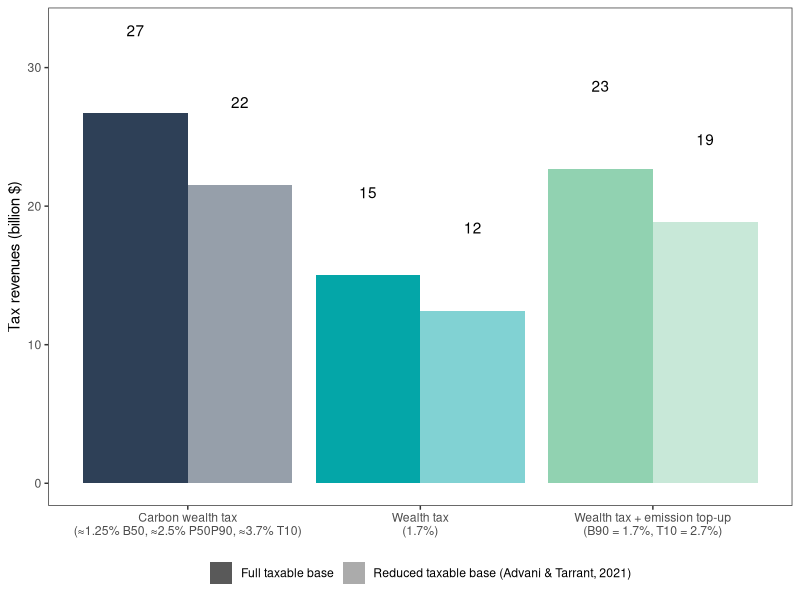
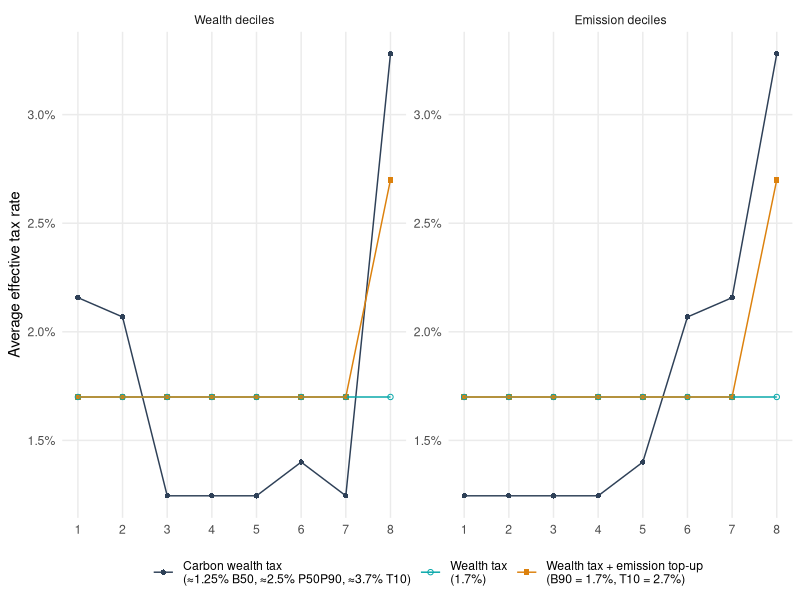

These charts were generated, in order, by the following R code:
library(tidyverse)
library(magrittr)
library(readxl)

data <- read_csv("data/example_data.csv", 
                 col_types = cols(ICB_Subsector_code = col_character()))

#remove billionaires with insufficient information
data %<>% 
  filter(!(name%in%c(
    "Sukanto Tanoto", 
    "Theo Albrecht Jr", 
    "Ray Dalio",
    "Tilman Fertitta",
    "Charles Butt & family",
    "George Kaiser",
    "Renata Kellnerova",
    "Robert Smith",
    "John Grayken",
    "Eric Smidt",
    "Tatyana Kim",
    "Daniel Kretinsky",
    "Frederik Paulsen",
    "Odd Reitan",
    "David Green")
  ))

data %>% 
  group_by(name) %>% 
  summarise(
    wealth = sum(value[asset_type!="misc"]) - sum(value[asset_type=="misc"]),
    tot_emission_baseline = sum(`tCO2e_billionaire_baseline`),
    nationality_ISO3 = nationality_single_res[1],
    multiple_nationality_ISO3 = multiple_nationality_ISO3[1],
    gender = gender[1]
  ) %>% 
  ungroup() -> data_billionaire

data_billionaire %<>% 
  mutate(
    wealth = wealth/1000000000, #bln$
    tot_emission_baseline=tot_emission_baseline/1000 #ktCO2e
  ) %>% 
  mutate(
    emission_intensity = tot_emission_baseline/wealth #ktCO2e/Bln$
  )

#### Taxation ####

data_billionaire_for_taxation <- data_billionaire %>% 
  mutate(
    wealth = wealth*1000000000,
    tot_emission_baseline = tot_emission_baseline*1000
  )

vec_scagl_b <- quantile(data_billionaire_for_taxation$tot_emission_baseline,seq(0.1,0.9, by=0.1))

vec_aliquota_high_progressive_b <- c(0.01,0.02,0.03)*1.245
vec_aliquota_flat_b <- 0.017 

data_billionaire_for_taxation %>%
  mutate(
    scaglione_baseline = case_when(
      tot_emission_baseline >= 0 & tot_emission_baseline <= vec_scagl_b[5] ~ 1,
      tot_emission_baseline > vec_scagl_b[5] & tot_emission_baseline <= vec_scagl_b[9] ~ 2,
      TRUE ~ 3
    ),
    scaglione_topup = case_when(
      tot_emission_baseline < vec_scagl_b[9] ~ 1,
      TRUE ~ 2
    )
  ) %>%
  mutate(
    tax_revenue_baseline = case_when(
      scaglione_baseline==1 ~ wealth*vec_aliquota_high_progressive_b[1],
      scaglione_baseline==2 ~ ((tot_emission_baseline - vec_scagl_b[5])/tot_emission_baseline)*wealth*vec_aliquota_high_progressive_b[2] +(1 - ((tot_emission_baseline - vec_scagl_b[5])/tot_emission_baseline))*wealth*vec_aliquota_high_progressive_b[1],
      TRUE ~ ((tot_emission_baseline - vec_scagl_b[9])/tot_emission_baseline)*wealth*vec_aliquota_high_progressive_b[3] + ((vec_scagl_b[9] - vec_scagl_b[5])/tot_emission_baseline)*wealth*vec_aliquota_high_progressive_b[2]  + (vec_scagl_b[5]/tot_emission_baseline)*wealth*vec_aliquota_high_progressive_b[1]
    ),
    tax_revenue_flat = wealth*vec_aliquota_flat_b,
    tax_revenue_cr = case_when(
      scaglione_topup==1 ~ wealth*vec_aliquota_flat_b,
      TRUE ~ wealth*(vec_aliquota_flat_b+0.01)
    )
  ) %>%
  mutate(
    reduced_emissions = tot_emission_baseline*0.83,
    reduced_wealth = ifelse(tot_emission_baseline>0, wealth*0.83, wealth)
  ) %>% 
  mutate(
    scaglione_baseline_el = case_when(
      reduced_emissions >= 0 & reduced_emissions <= vec_scagl_b[5] ~ 1,
      reduced_emissions > vec_scagl_b[5] & reduced_emissions <= vec_scagl_b[9] ~ 2,
      TRUE ~ 3
    ),
    scaglione_topup_el = case_when(
      reduced_emissions < vec_scagl_b[9] ~ 1,
      TRUE ~ 2
    )
  ) %>% 
  mutate(
    tax_revenue_baseline_el = case_when(
      scaglione_baseline_el==1 ~ reduced_wealth*vec_aliquota_high_progressive_b[1],
      scaglione_baseline_el==2 ~ ((reduced_emissions - vec_scagl_b[5])/reduced_emissions)*reduced_wealth*vec_aliquota_high_progressive_b[2] +(1 - ((reduced_emissions - vec_scagl_b[5])/reduced_emissions))*reduced_wealth*vec_aliquota_high_progressive_b[1],
      TRUE ~ ((reduced_emissions - vec_scagl_b[9])/reduced_emissions)*reduced_wealth*vec_aliquota_high_progressive_b[3] + ((vec_scagl_b[9] - vec_scagl_b[5])/reduced_emissions)*reduced_wealth*vec_aliquota_high_progressive_b[2]  + (vec_scagl_b[5]/reduced_emissions)*reduced_wealth*vec_aliquota_high_progressive_b[1]
    ),
    tax_revenue_flat_el = reduced_wealth*vec_aliquota_flat_b,
    tax_revenue_cr_el = case_when(
      scaglione_topup_el==1 ~ reduced_wealth*vec_aliquota_flat_b,
      TRUE ~ reduced_wealth*(vec_aliquota_flat_b+0.01)
    )
  ) -> data_tax_revenues_billionaires

data_tax_revenues_billionaires %>% 
  select(name, wealth, starts_with("tax")) %>% 
  pivot_longer(cols = starts_with("tax"), 
               names_to = "variable",
               values_to = "revenue") %>% 
  mutate(
    scheme = case_when(
      str_detect(variable, "baseline") ~ "baseline",
      str_detect(variable, "flat") ~ "flat",
      str_detect(variable, "cr") ~ "cr",
      TRUE ~ NA_character_
    ),
    suffix = case_when(
      str_detect(variable, "_el$") ~ "reshuffling",
      TRUE ~ "base"
    )
  ) -> revenues_billionaires_long

revenues_billionaires_long %<>% 
  mutate(
    effective_tax_rate = revenue/wealth
  )

revenues_billionaires_long %>% 
  group_by(scheme, suffix) %>% 
  summarise(mean(effective_tax_rate))

revenues_billionaires_long %>% 
  group_by(scheme, suffix) %>% 
  summarise(
    revenue = sum(revenue)/1000000000
  ) %>% 
  ungroup() %>% 
  mutate(
    scheme = factor(scheme,
                    levels = c("baseline", "flat", "cr"),
                    labels = c("Carbon wealth tax\n(≈1.25% B50, ≈2.5% P50P90, ≈3.7% T10)", "Wealth tax\n(1.7%)", "Wealth tax + emission top-up\n(B90 = 1.7%, T10 = 2.7%)")),
    suffix = factor(suffix,
                    levels = c("base", "reshuffling"),
                    labels = c("Full taxable base", "Reduced taxable base (Advani & Tarrant, 2021)"))
  ) %>% 
  ggplot() + 
  geom_bar(aes(x=scheme, y=revenue, fill=scheme, alpha=suffix), stat = "identity", position = "dodge") + 
  geom_text(aes(x=scheme, y=revenue+6, group=suffix, label = round(revenue,0)),position = position_dodge(width = 0.9)) + 
  ylab("Tax revenues (billion $)") + 
  scale_fill_manual(values=c("Carbon wealth tax\n(≈1.25% B50, ≈2.5% P50P90, ≈3.7% T10)"="#2e4057", "Wealth tax\n(1.7%)"="#04a6a8", "Wealth tax + emission top-up\n(B90 = 1.7%, T10 = 2.7%)"="#91d2b1")) +
  scale_alpha_manual(values=c("Full taxable base"=1, "Reduced taxable base (Advani & Tarrant, 2021)"= 0.5)) +
  guides(  fill  = "none",
           alpha = guide_legend(order = 2, nrow = 1)) +
  theme_bw() + 
  theme(
    axis.title.x = element_blank(),
    panel.grid = element_blank(),
    legend.position = "bottom",
    legend.box     = "vertical", 
    legend.title = element_blank()
  )  -> g_tax_three

ggsave("charts/fig4_zucman_topup.pdf", g_tax_three, width=8, height = 4.2, device = cairo_pdf)

left_join(
  revenues_billionaires_long %>% 
    filter(suffix=="base") %>% 
    group_by(variable) %>%  
    mutate(decile = ntile(wealth, 10)) %>% 
    ungroup() %>%
    group_by(scheme, decile) %>% 
    summarise(
      effective_tax_rate_wealth = mean(effective_tax_rate)
    ) %>% 
    ungroup,
  revenues_billionaires_long %>% 
    filter(suffix=="base") %>% 
    left_join(
      .,
      data_tax_revenues_billionaires %>% select(name, tot_emission_baseline),
      by="name"
    ) %>% 
    group_by(variable) %>%  
    mutate(decile = ntile(tot_emission_baseline, 10)) %>% 
    ungroup() %>%
    group_by(scheme, decile) %>% 
    summarise(
      effective_tax_rate_emissions = mean(effective_tax_rate)
    ) %>% 
    ungroup,
  by=c("scheme", "decile")
) %>% 
  pivot_longer(-c(scheme, decile)) %>% 
  mutate(
    scheme = factor(scheme,
                    levels = c("baseline", "flat", "cr"),
                    labels = c("Carbon wealth tax\n(≈1.25% B50, ≈2.5% P50P90, ≈3.7% T10)", "Wealth tax\n(1.7%)", "Wealth tax + emission top-up\n(B90 = 1.7%, T10 = 2.7%)")),
    name = factor(name, 
                  levels = c("effective_tax_rate_wealth", "effective_tax_rate_emissions"),
                  labels=c("Wealth deciles", "Emission deciles"))
  ) %>% 
  ggplot() + 
  geom_point(aes(x=decile, y=value, color=scheme, shape=scheme)) +
  geom_line(aes(x=decile, y=value, color=scheme)) +
  facet_wrap(name~., scales="free") +
  scale_y_continuous(labels = scales::label_percent()) +
  scale_x_continuous(breaks = 1:10) +
  xlab("Billionaire decile")+
  ylab("Average effective tax rate") +
  scale_color_manual(values=c("Carbon wealth tax\n(≈1.25% B50, ≈2.5% P50P90, ≈3.7% T10)"="#2e4057", "Wealth tax\n(1.7%)"="#04a6a8", "Wealth tax + emission top-up\n(B90 = 1.7%, T10 = 2.7%)"="#dc810d")) +
  scale_shape_manual(values=c("Carbon wealth tax\n(≈1.25% B50, ≈2.5% P50P90, ≈3.7% T10)"=16, "Wealth tax\n(1.7%)"=1, "Wealth tax + emission top-up\n(B90 = 1.7%, T10 = 2.7%)"=15)) +
  theme_minimal() + 
  theme(
    panel.grid.minor = element_blank(),
    legend.title = element_blank(),
    legend.position = "bottom",
    axis.title.x = element_blank()
  ) -> g_prog

ggsave("charts/fig5_zucman_topup.pdf", g_prog, width=10, height = 3.5, device = cairo_pdf)
